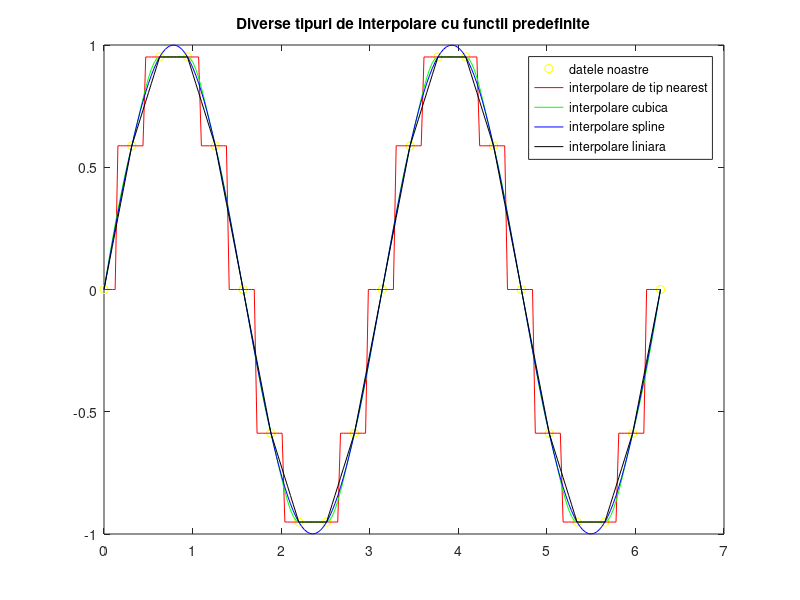

Write MATLAB code to recreate this figure.
% acest script compara diverse interpolari cu functia predefinita interp1
% datele noastre sunt:
x = 0:pi/10:2*pi;
y = sin(2.*x);
% inchidem toate ferestrele grafice anterioare
close all;
xi = 0:pi/100:2*pi;
yi = interp1(x, y, xi, 'nearest');
plot(x, y, 'yo', xi, yi,'r'), title('Diverse tipuri de interpolare cu functii predefinite')
hold on
yi = interp1(x, y, xi, 'cubic');
plot(xi, yi,'g')
yi = interp1(x, y, xi, 'spline');
plot(xi, yi,'b')
yi = interp1(x, y, xi, 'linear');
plot(xi, yi,'k')
% semnul "..." atentioneaza compilatorul ca instructiunea continua pe linia
% urmatoare
legend('datele noastre','interpolare de tip nearest',...
'interpolare cubica','interpolare spline','interpolare liniara') 